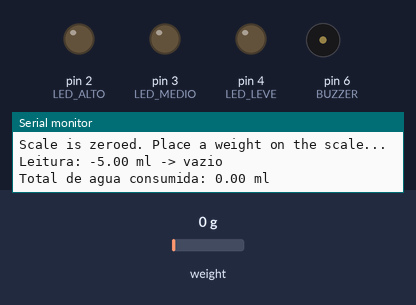
Bench run of a sketch on a simulated Arduino Uno, built with avr-gcc and run on an emulated ATmega328P. On the bench: output pins drawn as LEDs (lit = HIGH), buzzer (waves = sounding), the last lines printed to the serial monitor. The inputs (shaded band) are chosen by the test bench; at power-on: weight on the scale 0 g.

Above: at 2.3 s.
2.4 s: weight on the scale set to 2 g
At 4.4 s:
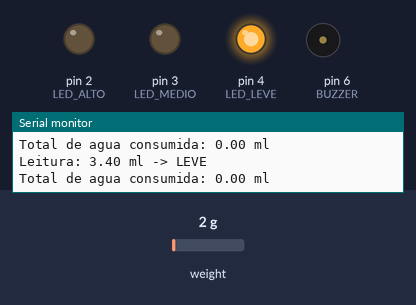
6.1 s: weight on the scale set to 22 g
9.6 s: weight on the scale set to 26 g
At 10.4 s:
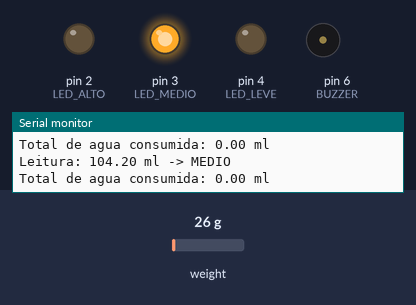
11.1 s: weight on the scale set to 54 g
12.8 s: weight on the scale set to 66 g
At 14.8 s:
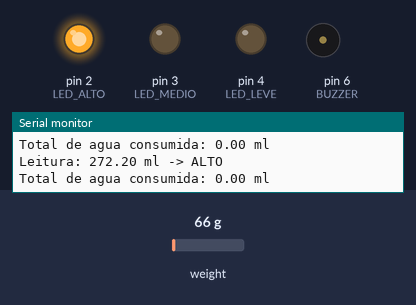
Timing chart, 0 to 16.1 s (numbered marks = the images above; inputs shaded):
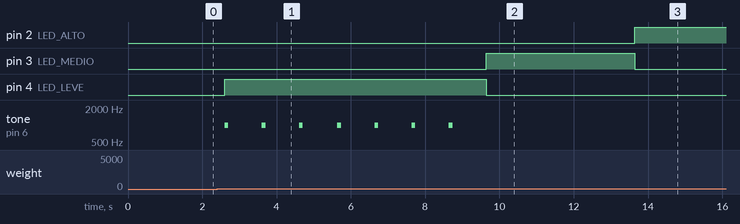

Measured:
- the behaviour switches between 0 and 1 g on weight on the scale (found by bisection; images 0 and 1)
- the behaviour switches between 23 and 24 g on weight on the scale (found by bisection; images 1 and 2)
- the behaviour switches between 59 and 60 g on weight on the scale (found by bisection; images 2 and 3)
- after the input at 2.4 s, pin 4 (LED_LEVE): LOW → HIGH after 0.20 s; tone on pin 6 (BUZZER): alternates 1000 Hz for 0.10 s and silent for 0.90 s, starting after 0.20 s
- after the input at 9.6 s, pin 3 (LED_MEDIO): LOW → HIGH at once; pin 4 (LED_LEVE): HIGH → LOW at once; tone on pin 6 (BUZZER): stops changing and stays silent
- after the input at 12.8 s, pin 2 (LED_ALTO): LOW → HIGH after 0.85 s; pin 3 (LED_MEDIO): HIGH → LOW after 0.85 s

The sketch:

smartwaterbottle.ino
```cpp
#include "HX711.h"

const int LOADCELL_DOUT_PIN = 8;
const int LOADCELL_SCK_PIN = 9;

const int LED_LEVE  = 4;
const int LED_MEDIO = 3;
const int LED_ALTO  = 2;

const int BUZZER = 6;

const float PESO_MINIMO = 250.00;
const float LIMITE_LEVE = 10000.00;
const float LIMITE_MEDIO = 25000.00;

const float VARIACAO_MINIMA = 300.00;
const unsigned long TEMPO_ESTABILIZACAO = 2000;

HX711 scale;

float calibration_factor = 1.0;

float leituraReferencia = 0;
bool temReferencia = false;
bool copoFoiRetirado = false;
float totalConsumido = 0;

float ultimaLeitura = 0;
unsigned long inicioEstavel = 0;

float paraMl(float peso) {
  return (peso / 100) - 5;
}

void apagarLeds() {
  digitalWrite(LED_LEVE, LOW);
  digitalWrite(LED_MEDIO, LOW);
  digitalWrite(LED_ALTO, LOW);
}

void registrarConsumo(float peso) {
  if (peso < PESO_MINIMO || paraMl(peso) < 0) {
    if (temReferencia) {
      copoFoiRetirado = true;
    }
    ultimaLeitura = peso;
    inicioEstavel = millis();
    return;
  }

  if (abs(peso - ultimaLeitura) > VARIACAO_MINIMA) {
    inicioEstavel = millis();
  }
  ultimaLeitura = peso;

  if (millis() - inicioEstavel < TEMPO_ESTABILIZACAO) {
    return;
  }

  if (!temReferencia) {
    leituraReferencia = peso;
    temReferencia = true;
    Serial.print("Peso inicial registrado: ");
    Serial.print(paraMl(peso), 2);
    Serial.println(" ml");
    return;
  }

  if (!copoFoiRetirado) {
    return;
  }

  float diferenca = leituraReferencia - peso;

  if (diferenca > VARIACAO_MINIMA) {
    float bebido = diferenca / 100;
    totalConsumido += bebido;
    Serial.print("Bebeu: ");
    Serial.print(bebido, 2);
    Serial.println(" ml");
  } else if (diferenca < -VARIACAO_MINIMA) {
    Serial.println("Copo reabastecido");
  }

  leituraReferencia = peso;
  copoFoiRetirado = false;
}

void setup() {
  Serial.begin(9600);
  Serial.println("Initializing the scale...");

  pinMode(LED_LEVE, OUTPUT);
  pinMode(LED_MEDIO, OUTPUT);
  pinMode(LED_ALTO, OUTPUT);
  apagarLeds();

  pinMode(BUZZER, OUTPUT);
  noTone(BUZZER);

  scale.begin(LOADCELL_DOUT_PIN, LOADCELL_SCK_PIN);

  Serial.println("Before setting up the scale:");
  Serial.print("read: \t\t");
  Serial.println(scale.read());

  scale.set_scale(calibration_factor);
  scale.tare();

  Serial.println("Scale is zeroed. Place a weight on the scale...");
}

void loop() {
  if (scale.is_ready()) {
    float peso = scale.get_units(5);

    Serial.print("Leitura: ");
    Serial.print(paraMl(peso), 2);
    Serial.print(" ml -> ");

    apagarLeds();

    if (peso < PESO_MINIMO) {
      Serial.println("vazio");
    } else {
      noTone(BUZZER);
      if (peso < LIMITE_LEVE) {
        tone(BUZZER,1000,100);
        digitalWrite(LED_LEVE, HIGH);
        Serial.println("LEVE");
      } else if (peso < LIMITE_MEDIO) {
        digitalWrite(LED_MEDIO, HIGH);
        Serial.println("MEDIO");
      } else {
        digitalWrite(LED_ALTO, HIGH);
        Serial.println("ALTO");
      }
    }

    registrarConsumo(peso);

    Serial.print("Total de agua consumida: ");
    Serial.print(totalConsumido, 2);
    Serial.println(" ml");
  } else {
    Serial.println("HX711 not found.");
    apagarLeds();
    noTone(BUZZER);
  }

  delay(500);
}
```
